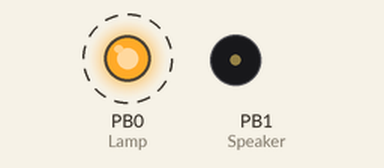
Simulated run of this sketch. Board: ATtiny85, built with avr-gcc and run on an emulated ATtiny85. On the bench: output pins drawn as LEDs (lit = HIGH), buzzer (waves = sounding, pin HIGH). Dashed ring = blinking.

Above: at 0.06 s.
Timing chart, 0 to 3.0 s (numbered marks = the images above):
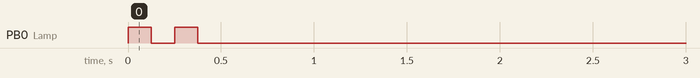

The sketch:

attiny85_low_power_test.ino
```cpp
/* ATtiny85 Low-Power Timer */

#include <avr/sleep.h>

// Utility macro
#define adc_disable() (ADCSRA &= ~(1<<ADEN)) // disable ADC (before power-off)

// constants
const int Speaker = 1;              // speaker pin
const int Lamp = 0;
const unsigned long Alarm = 900000; // alarm time - 15 minutes
unsigned long StartTime = 0;        // start time

void setup () {
  pinMode(Lamp, OUTPUT);
  pinMode(Speaker, OUTPUT);
  pinMode(2, INPUT_PULLUP);
  pinMode(3, INPUT_PULLUP);
  pinMode(3, INPUT_PULLUP);
  adc_disable(); // ADC uses ~320uA
  set_sleep_mode(SLEEP_MODE_PWR_DOWN);
}

void enterSleep (void)
{
  sleep_enable();
  sleep_cpu();
}

void playBeep (void) {
  for (int i=0; i < 500; i++) {
    digitalWrite(Speaker, HIGH);
    delay(1);
    digitalWrite(Speaker, LOW);
    delay(1);
  }
}

void flashLed (int wait) {
  digitalWrite(Lamp, HIGH);
  delay(wait);
  digitalWrite(Lamp, LOW);
}

// Main loop ----------------------------------------------

void loop () {
  // Long flash
  flashLed(125);
  delay(125);
  flashLed(125);
  do {
    // Flash light
    flashLed(1);
    delay(2000);
  } while (millis() - StartTime < Alarm);
  // Alarm
  playBeep();
  enterSleep();
  // Continue after reset
}
```

Measured:
- by itself, PB0 (Lamp): alternates HIGH for 0.13 s and LOW for 0.13 s, 4 changes in all, then stays LOW
- by itself, everything shown: repeats every 62.0 s, in 62 steps
